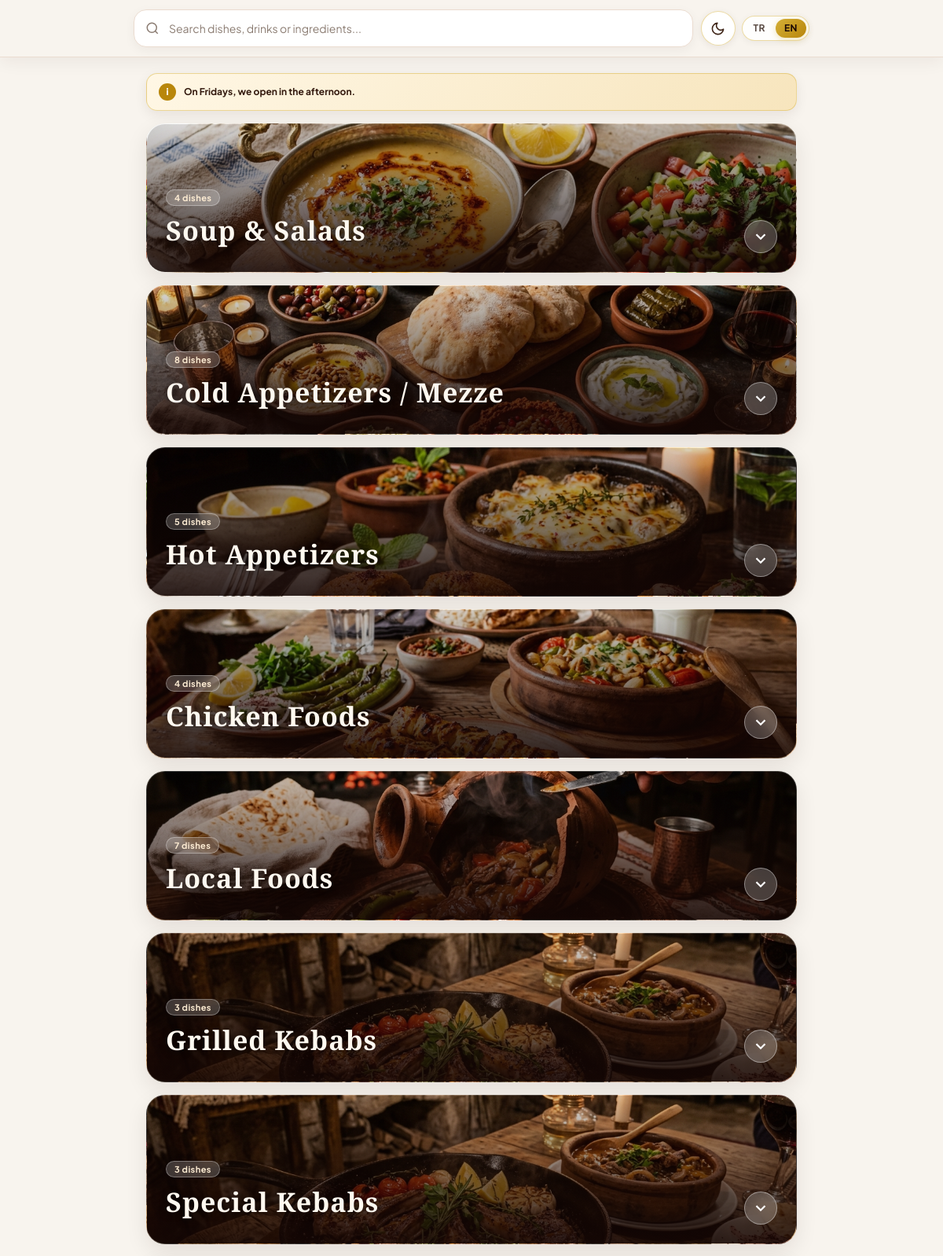
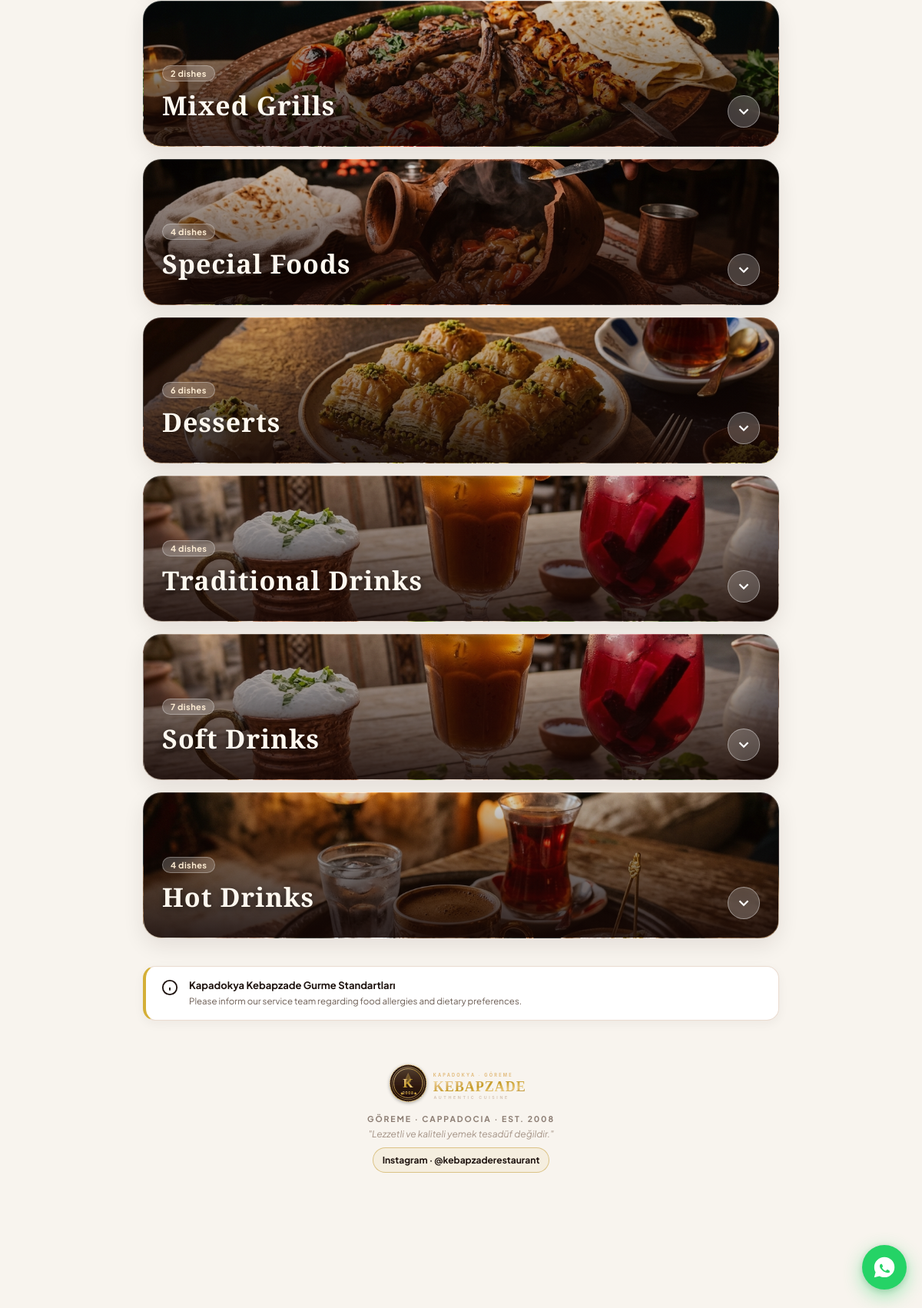
Screenshot of /qr-menu.php?lang=en with the database file from the repository (2 pictures, top to bottom).
### tables this page shows
CREATE TABLE `categories` (
  `id` int unsigned NOT NULL AUTO_INCREMENT,
  `name_tr` varchar(160) NOT NULL,
  `name_en` varchar(160) DEFAULT NULL,
  `slug` varchar(190) NOT NULL,
  `description_tr` text,
  `description_en` text,
  `image_path` varchar(255) DEFAULT NULL,
  `sort_order` int NOT NULL DEFAULT '0',
  `is_active` tinyint(1) NOT NULL DEFAULT '1',
  `created_at` timestamp NULL DEFAULT CURRENT_TIMESTAMP,
  `updated_at` timestamp NULL DEFAULT CURRENT_TIMESTAMP ON UPDATE CURRENT_TIMESTAMP,
  PRIMARY KEY (`id`),
  UNIQUE KEY `slug` (`slug`),
  KEY `idx_cat_sort` (`is_active`,`sort_order`)
);

CREATE TABLE `settings` (
  `key` varchar(120) NOT NULL,
  `value` text,
  PRIMARY KEY (`key`)
);

### app/functions.php (called while the page is built, shortened)
<?php
function e(?string $value): string {
    return htmlspecialchars((string)$value, ENT_QUOTES | ENT_SUBSTITUTE, 'UTF-8');
}
function base_url(string $path = ''): string {
    global $config;
    $base = rtrim((string)($config['app']['base_url'] ?? ''), '/');
    if ($base === '') {
        $protoHeader = trim(explode(',', (string)($_SERVER['HTTP_X_FORWARDED_PROTO'] ?? ''))[0] ?? '');
        $proto = strtolower($protoHeader) === 'https' || (!empty($_SERVER['HTTPS']) && $_SERVER['HTTPS'] !== 'off') ? 'https' : 'http';
        $hostHeader = trim(explode(',', (string)($_SERVER['HTTP_X_FORWARDED_HOST'] ?? $_SERVER['HTTP_HOST'] ?? ''))[0] ?? '');
        if ($hostHeader !== '' && preg_match('/^[A-Za-z0-9.-]+(?::[0-9]{1,5})?$/', $hostHeader)) {
            $base = $proto . '://' . $hostHeader;
        }
    }
    return $base !== '' ? $base . '/' . ltrim($path, '/') : '/' . ltrim($path, '/');
}
function setting(PDO $pdo, string $key, string $default = ''): string {
    static $cache = [];
    try {
        $q = $pdo->prepare('SELECT value FROM settings WHERE `key` = ? LIMIT 1');
        $q->execute([$key]);
        $v = $q->fetchColumn();
        $cache[$key] = $v === false ? $default : (string)$v;
        return (string)$cache[$key];
    } catch (Throwable $e) {
        return $default;
    }
}
function lang(): string {
    return ($_SESSION['site_lang'] ?? 'tr') === 'en' ? 'en' : 'tr';
}
function image_url(?string $path): string {
    return base_url($path);
}

### qr-menu.php (the view, shortened to what this page needs)
<?php
require __DIR__ . '/app/bootstrap.php';
$L = lang();
$nameCol = $L === 'en' ? 'name_en' : 'name_tr';
$restaurant = setting($pdo, 'restaurant_name', 'Kapadokya Kebapzade Restaurant');
$logo = image_url(setting($pdo, 'logo_image', '/assets/images/logo.svg'));
$phone = setting($pdo, 'phone', '+90 384 271 30 12');
$whatsapp = preg_replace('/\D+/', '', setting($pdo, 'whatsapp', '903842713012'));
$maps = setting($pdo, 'maps_url', 'https://www.google.com/maps/search/?api=1&query=Kebapzade+Goreme');
$wifiPass = setting($pdo, 'wifi_pass', 'kebapzade2026');
$hours = setting($pdo, $L === 'en' ? 'hours_en' : 'hours_tr', $L === 'en' ? '10:00 – 23:00' : '10.00 – 23.00');
$fridayNotice = trim(setting($pdo, $L === 'en' ? 'friday_notice_en' : 'friday_notice_tr'));
$instagram = trim(setting($pdo, 'instagram', 'https://www.instagram.com/kebapzaderestaurant/'));
$tableParam = trim((string)($_GET['table'] ?? ''));
$cats = $pdo->query('SELECT * FROM categories WHERE is_active=1 ORDER BY sort_order,id')->fetchAll();
$itemQ = $pdo->prepare('SELECT * FROM items WHERE category_id=? AND is_active=1 ORDER BY sort_order,id');
$t = [
    'menu' => $L === 'en' ? 'Digital Menu' : 'Dijital Menü',
    'search' => $L === 'en' ? 'Search dishes, drinks or ingredients...' : 'Yemek, içecek veya içerik ara...',
    'none' => $L === 'en' ? 'No dishes match your search.' : 'Aramanıza uygun ürün bulunamadı.',
    'items' => $L === 'en' ? 'dishes' : 'ürün',
    'featured' => $L === 'en' ? 'Chef’s Signature' : 'Şefin İmzası',
    'veg' => $L === 'en' ? 'Vegetarian' : 'Vejetaryen',
    'spicy' => $L === 'en' ? 'Spicy' : 'Acılı',
    'allergen' => $L === 'en' ? 'Please inform our service team regarding food allergies and dietary preferences.' : 'Alerjiniz veya özel beslenme tercihiniz varsa lütfen servis ekibimizi bilgilendirin.',
    'filter_all' => $L === 'en' ? 'All' : 'Tümü',
    'filter_featured' => $L === 'en' ? 'Signature' : 'İmza Lezzetler',
    'filter_spicy' => $L === 'en' ? 'Spicy' : 'Acılı',
    'filter_veg' => $L === 'en' ? 'Vegetarian' : 'Vejetaryen',
    'table_prefix' => $L === 'en' ? 'Table' : 'Masa',
    'wifi_copied' => $L === 'en' ? 'Wi-Fi password copied!' : 'Wi-Fi şifresi kopyalandı!',
    'tap_to_zoom' => $L === 'en' ? 'Tap photo to zoom' : 'Fotoğrafı büyütmek için dokunun',
];
?>
<!doctype html>
<html lang="<?=$L?>">
<head>
<link rel="stylesheet" href="<?=e(base_url('/assets/css/qr-menu.css?v=' . filemtime(__DIR__ . '/assets/css/qr-menu.css')))?>">
</head>
<body class="menu-page">
<div class="menu-sticky-dock">
  <div class="search-wrap-unified">
    <div class="search-input-shell">
      <svg class="search-icon" viewBox="0 0 24 24" fill="none" stroke="currentColor" stroke-width="2">
        <circle cx="11" cy="11" r="8"></circle>
        <line x1="21" y1="21" x2="16.65" y2="16.65"></line>
      </svg>
      <input type="search" data-menu-search placeholder="<?=e($t['search'])?>" autocomplete="off" spellcheck="false">
    </div>
    <div class="search-meta-actions">
      <button type="button" class="theme-toggle-btn" data-theme-toggle title="<?= $L === 'en' ? 'Toggle Dark / Light Theme' : 'Aydınlık / Karanlık Mod' ?>" aria-label="<?= $L === 'en' ? 'Toggle Theme' : 'Görünüm Modunu Değiştir' ?>">
        <span class="theme-icon-moon" aria-hidden="true">
          <svg viewBox="0 0 24 24" fill="none" stroke="currentColor" stroke-width="2" stroke-linecap="round" stroke-linejoin="round"><path d="M21 12.79A9 9 0 1 1 11.21 3 7 7 0 0 0 21 12.79z"></path></svg>
        </span>
      </button>
      <nav class="menu-languages" aria-label="Language Switch">
        <a class="<?=$L === 'tr' ? 'active' : ''?>" href="?lang=tr<?= $tableParam ? '&table='.urlencode($tableParam) : '' ?>">TR</a>
        <a class="<?=$L === 'en' ? 'active' : ''?>" href="?lang=en<?= $tableParam ? '&table='.urlencode($tableParam) : '' ?>">EN</a>
      </nav>
    </div>
  </div>
</div>
<main class="menu-content-wrap">
  <div class="menu-friday-notice" role="note">
    <span aria-hidden="true">i</span>
    <strong><?=e($fridayNotice)?></strong>
  </div>
  <div class="category-sections-list">
    <?php foreach ($cats as $cat):
      $itemQ->execute([$cat['id']]);
      $items = $itemQ->fetchAll();
      $catName = $cat[$nameCol] ?: $cat['name_tr'];
      $cover = image_url($cat['image_path'] ?? '');
      $catSearch = $cat['name_tr'].' '.$cat['name_en'].' '.$cat['description_tr'].' '.$cat['description_en'];
    ?>
    <section class="menu-category-section" id="cat-<?=e($cat['slug'])?>" data-category data-category-search="<?=e($catSearch)?>">
      <button type="button" class="category-hero-card" data-category-toggle aria-expanded="false" style="--cat-bg:url('<?=e($cover)?>')">
        <div class="cat-overlay"></div>
        <div class="cat-hero-info">
          <div class="cat-badge-line">
            <span class="cat-count-badge"><?=count($items)?> <?=e($t['items'])?></span>
          </div>
          <h2 class="cat-hero-title"><?=e($catName)?></h2>
        </div>
        <div class="cat-toggle-indicator" aria-hidden="true">
          <svg class="chevron-icon" viewBox="0 0 24 24" fill="none" stroke="currentColor" stroke-width="2.5"><polyline points="6 9 12 15 18 9"></polyline></svg>
        </div>
      </button>
    </section>
    <?php endforeach; ?>
  </div>
  <aside class="allergen-box">
    <div class="allergen-icon">
      <svg width="22" height="22" viewBox="0 0 24 24" fill="none" stroke="currentColor" stroke-width="2"><circle cx="12" cy="12" r="10"></circle><line x1="12" y1="16" x2="12" y2="12"></line><line x1="12" y1="8" x2="12.01" y2="8"></line></svg>
    </div>
    <div class="allergen-content">
      <strong>Kapadokya Kebapzade Gurme Standartları</strong>
      <p><?=e($t['allergen'])?></p>
    </div>
  </aside>
  <footer class="qr-luxury-footer">
    <div class="foot-crest">
      <img src="<?=e($logo)?>" alt="<?=e($restaurant)?>" width="200" height="62">
    </div>
    <p class="foot-heritage">Göreme · Cappadocia · Est. 2008</p>
    <p class="foot-quote">"Lezzetli ve kaliteli yemek tesadüf değildir."</p>
    <a class="qr-instagram-link" href="<?=e($instagram)?>" target="_blank" rel="noopener">Instagram · @kebapzaderestaurant</a>
  </footer>
</main>
<?php if ($whatsapp): ?>
<a href="https://wa.me/<?=e($whatsapp)?><?= $tableParam ? '?text='.urlencode('Merhaba Kebapzade, Masa '.$tableParam.' için servis rica ediyoruz.') : '' ?>"
   target="_blank"
   rel="noopener"
   class="floating-wa-circle"
   aria-label="WhatsApp İletişim">
</a>
<?php endif; ?>
</body>
</html>

### rows the page displays
categories: image_path (picture), count($items) "4", name_en "Soup & Salads"
categories: image_path (picture), count($items) "8", name_en "Cold Appetizers / Mezze"
categories: image_path (picture), count($items) "5", name_en "Hot Appetizers"
categories: image_path (picture), count($items) "4", name_en "Chicken Foods"
categories: image_path (picture), count($items) "7", name_en "Local Foods"
categories: image_path (picture), count($items) "3", name_en "Grilled Kebabs"
categories: image_path (picture), count($items) "3", name_en "Special Kebabs"
categories: image_path (picture), count($items) "2", name_en "Mixed Grills"
categories: image_path (picture), count($items) "4", name_en "Special Foods"
categories: image_path (picture), count($items) "6", name_en "Desserts"
categories: image_path (picture), count($items) "4", name_en "Traditional Drinks"
categories: image_path (picture), count($items) "7", name_en "Soft Drinks"
categories: image_path (picture), count($items) "4", name_en "Hot Drinks"
settings: value (picture)

### other values shown
$fridayNotice "On Fridays, we open in the afternoon."
$t['allergen'] "Please inform our service team regarding food allergies and dietary preferences."
